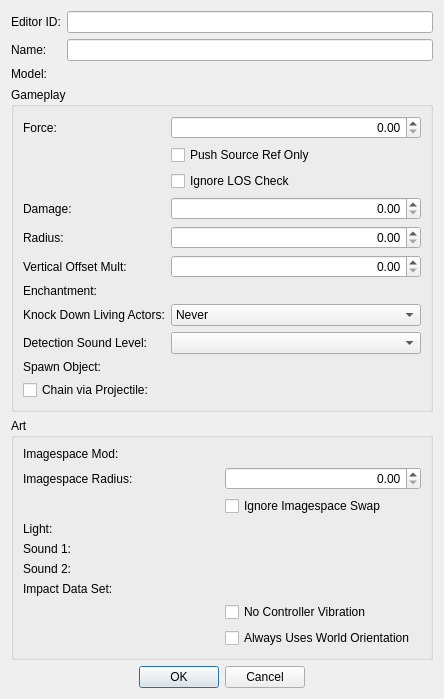
<?xml version="1.0" encoding="UTF-8"?>
<ui version="4.0">
 <class>FormDialogExplosion</class>
 <widget class="QDialog" name="FormDialogExplosion">
  <property name="windowTitle">
   <string>Explosion</string>
  </property>
  <layout class="QVBoxLayout" name="verticalLayout">
   <item>
    <layout class="QGridLayout" name="gridLayout">
     <item row="2" column="0">
      <widget class="QLabel" name="label_3">
       <property name="text">
        <string>Model:</string>
       </property>
       <property name="buddy">
        <cstring>model</cstring>
       </property>
      </widget>
     </item>
     <item row="0" column="0">
      <widget class="QLabel" name="label">
       <property name="text">
        <string>Editor ID:</string>
       </property>
       <property name="buddy">
        <cstring>editorID</cstring>
       </property>
      </widget>
     </item>
     <item row="1" column="0">
      <widget class="QLabel" name="label_2">
       <property name="text">
        <string>Name:</string>
       </property>
       <property name="buddy">
        <cstring>name</cstring>
       </property>
      </widget>
     </item>
     <item row="0" column="1">
      <widget class="QLineEdit" name="editorID"/>
     </item>
     <item row="1" column="1">
      <widget class="QLineEdit" name="name"/>
     </item>
     <item row="2" column="1">
      <widget class="DKFormNIFPicker" name="model"/>
     </item>
    </layout>
   </item>
   <item>
    <widget class="QGroupBox" name="groupBox">
     <property name="title">
      <string>Gameplay</string>
     </property>
     <layout class="QGridLayout" name="gridLayout_2">
      <item row="5" column="0">
       <widget class="QLabel" name="label_11">
        <property name="text">
         <string>Vertical Offset Mult:</string>
        </property>
        <property name="buddy">
         <cstring>verticalOffset</cstring>
        </property>
       </widget>
      </item>
      <item row="10" column="1">
       <widget class="DKFormPicker" name="chainProjectile">
        <property name="whatsThis">
         <string>This option is used for Chain Lightning and similar spells. If enabled, you can select a projectile to spawn for each &quot;bounce.&quot; The projectile you select here must be of the same type (beam, missile, etc.) as the projectile that originally spawned the explosion.</string>
        </property>
       </widget>
      </item>
      <item row="1" column="1">
       <widget class="QCheckBox" name="flagPushSourceOnly">
        <property name="whatsThis">
         <string>&lt;p&gt;If checked, the explosion will only physically displace the object that spawned it.&lt;/p&gt;
&lt;p&gt;This can be used to make destructible objects break apart with more flair: you can make an object blast apart slightly when destroyed, without influencing the objects around it, by setting its destruction stages to use an explosion with this box checked.&lt;/p&gt;</string>
        </property>
        <property name="text">
         <string>Push Source Ref Only</string>
        </property>
       </widget>
      </item>
      <item row="8" column="0">
       <widget class="QLabel" name="label_5">
        <property name="text">
         <string>Detection Sound Level:</string>
        </property>
        <property name="buddy">
         <cstring>detectionSoundLevel</cstring>
        </property>
       </widget>
      </item>
      <item row="4" column="1">
       <widget class="QDoubleSpinBox" name="radius">
        <property name="whatsThis">
         <string>The radius of the explosion's effect: any rigid body within this radius is pushed, and any ref within it may be damaged.</string>
        </property>
        <property name="alignment">
         <set>Qt::AlignRight|Qt::AlignTrailing|Qt::AlignVCenter</set>
        </property>
       </widget>
      </item>
      <item row="0" column="1">
       <widget class="QDoubleSpinBox" name="force">
        <property name="alignment">
         <set>Qt::AlignRight|Qt::AlignTrailing|Qt::AlignVCenter</set>
        </property>
       </widget>
      </item>
      <item row="3" column="1">
       <widget class="QDoubleSpinBox" name="damage">
        <property name="whatsThis">
         <string>The amount of damage that refs within the blast radius may receive.</string>
        </property>
        <property name="alignment">
         <set>Qt::AlignRight|Qt::AlignTrailing|Qt::AlignVCenter</set>
        </property>
       </widget>
      </item>
      <item row="8" column="1">
       <widget class="QComboBox" name="detectionSoundLevel">
        <property name="whatsThis">
         <string>Control how loud this explosion is for NPC AI.</string>
        </property>
       </widget>
      </item>
      <item row="9" column="1">
       <widget class="DKFormPicker" name="spawnObject">
        <property name="minimumSize">
         <size>
          <width>250</width>
          <height>0</height>
         </size>
        </property>
        <property name="whatsThis">
         <string>You can optionally spawn an object at the explosion's position, when the explosion itself spawns.</string>
        </property>
       </widget>
      </item>
      <item row="7" column="0">
       <widget class="QLabel" name="label_4">
        <property name="text">
         <string>Knock Down Living Actors:</string>
        </property>
        <property name="buddy">
         <cstring>knockdown</cstring>
        </property>
       </widget>
      </item>
      <item row="6" column="0">
       <widget class="QLabel" name="label_10">
        <property name="text">
         <string>Enchantment:</string>
        </property>
        <property name="buddy">
         <cstring>spell</cstring>
        </property>
       </widget>
      </item>
      <item row="0" column="0">
       <widget class="QLabel" name="label_6">
        <property name="text">
         <string>Force:</string>
        </property>
        <property name="buddy">
         <cstring>force</cstring>
        </property>
       </widget>
      </item>
      <item row="6" column="1">
       <widget class="DKFormPicker" name="spell">
        <property name="minimumSize">
         <size>
          <width>200</width>
          <height>0</height>
         </size>
        </property>
        <property name="whatsThis">
         <string>An enchantment whose effects will be applied to any actors within the blast radius. (Think of it like hitting those actors with an enchanted weapon, except the weapon is an explosion.)</string>
        </property>
       </widget>
      </item>
      <item row="10" column="0">
       <widget class="QCheckBox" name="flagChain">
        <property name="text">
         <string>Chain via Projectile:</string>
        </property>
       </widget>
      </item>
      <item row="5" column="1">
       <widget class="QDoubleSpinBox" name="verticalOffset">
        <property name="whatsThis">
         <string>An offset applied to the explosion's spawn location.</string>
        </property>
        <property name="alignment">
         <set>Qt::AlignRight|Qt::AlignTrailing|Qt::AlignVCenter</set>
        </property>
       </widget>
      </item>
      <item row="9" column="0">
       <widget class="QLabel" name="label_8">
        <property name="text">
         <string>Spawn Object:</string>
        </property>
        <property name="buddy">
         <cstring>spawnObject</cstring>
        </property>
       </widget>
      </item>
      <item row="3" column="0">
       <widget class="QLabel" name="label_7">
        <property name="text">
         <string>Damage:</string>
        </property>
        <property name="buddy">
         <cstring>damage</cstring>
        </property>
       </widget>
      </item>
      <item row="4" column="0">
       <widget class="QLabel" name="label_9">
        <property name="text">
         <string>Radius:</string>
        </property>
        <property name="buddy">
         <cstring>radius</cstring>
        </property>
       </widget>
      </item>
      <item row="7" column="1">
       <widget class="QComboBox" name="knockdown">
        <item>
         <property name="text">
          <string>Never</string>
         </property>
        </item>
        <item>
         <property name="text">
          <string>By Formula</string>
         </property>
        </item>
        <item>
         <property name="text">
          <string>NPCs Only</string>
         </property>
        </item>
        <item>
         <property name="text">
          <string>Always</string>
         </property>
        </item>
       </widget>
      </item>
      <item row="2" column="1">
       <widget class="QCheckBox" name="flagIgnoreLOS">
        <property name="whatsThis">
         <string>If checked, the explosion will ignore solid cover such as walls and static objects, displacing and potentially damaging objects behind cover.</string>
        </property>
        <property name="text">
         <string>Ignore LOS Check</string>
        </property>
       </widget>
      </item>
     </layout>
    </widget>
   </item>
   <item>
    <widget class="QGroupBox" name="groupBox_2">
     <property name="title">
      <string>Art</string>
     </property>
     <layout class="QGridLayout" name="gridLayout_3">
      <item row="1" column="1">
       <widget class="QDoubleSpinBox" name="imagespaceRadius">
        <property name="alignment">
         <set>Qt::AlignRight|Qt::AlignTrailing|Qt::AlignVCenter</set>
        </property>
       </widget>
      </item>
      <item row="5" column="1">
       <widget class="DKFormPicker" name="sound2">
        <property name="whatsThis">
         <string>You can set up to two sound effects to play during the explosion.</string>
        </property>
       </widget>
      </item>
      <item row="1" column="0">
       <widget class="QLabel" name="label_13">
        <property name="text">
         <string>Imagespace Radius:</string>
        </property>
        <property name="buddy">
         <cstring>imagespaceRadius</cstring>
        </property>
       </widget>
      </item>
      <item row="4" column="1">
       <widget class="DKFormPicker" name="sound1">
        <property name="whatsThis">
         <string>You can set up to two sound effects to play during the explosion.</string>
        </property>
       </widget>
      </item>
      <item row="7" column="1">
       <widget class="QCheckBox" name="flagNoRumble">
        <property name="text">
         <string>No Controller Vibration</string>
        </property>
       </widget>
      </item>
      <item row="2" column="1">
       <widget class="QCheckBox" name="flagIgnoreImagespaceSwap">
        <property name="whatsThis">
         <string>According to Bethesda's documentation, this overrides a &quot;close-proximity explosion optimization.&quot;</string>
        </property>
        <property name="text">
         <string>Ignore Imagespace Swap</string>
        </property>
       </widget>
      </item>
      <item row="3" column="1">
       <widget class="DKFormPicker" name="light"/>
      </item>
      <item row="4" column="0">
       <widget class="QLabel" name="label_15">
        <property name="text">
         <string>Sound 1:</string>
        </property>
        <property name="buddy">
         <cstring>sound1</cstring>
        </property>
       </widget>
      </item>
      <item row="5" column="0">
       <widget class="QLabel" name="label_16">
        <property name="text">
         <string>Sound 2:</string>
        </property>
        <property name="buddy">
         <cstring>sound2</cstring>
        </property>
       </widget>
      </item>
      <item row="3" column="0">
       <widget class="QLabel" name="label_14">
        <property name="text">
         <string>Light:</string>
        </property>
        <property name="buddy">
         <cstring>light</cstring>
        </property>
       </widget>
      </item>
      <item row="8" column="1">
       <widget class="QCheckBox" name="flagAlwaysWorldOrient">
        <property name="whatsThis">
         <string>Control whether the explosion is aligned with the ground at the point where it spaw</string>
        </property>
        <property name="text">
         <string>Always Uses World Orientation</string>
        </property>
       </widget>
      </item>
      <item row="0" column="0">
       <widget class="QLabel" name="label_12">
        <property name="text">
         <string>Imagespace Mod:</string>
        </property>
        <property name="buddy">
         <cstring>imagespaceMod</cstring>
        </property>
       </widget>
      </item>
      <item row="0" column="1">
       <widget class="DKFormPicker" name="imagespaceMod"/>
      </item>
      <item row="6" column="0">
       <widget class="QLabel" name="label_17">
        <property name="text">
         <string>Impact Data Set:</string>
        </property>
        <property name="buddy">
         <cstring>impactDataSet</cstring>
        </property>
       </widget>
      </item>
      <item row="6" column="1">
       <widget class="DKFormPicker" name="impactDataSet">
        <property name="whatsThis">
         <string>Control the impact effect that the explosion has on different materials as the blast radiates outward.</string>
        </property>
       </widget>
      </item>
     </layout>
    </widget>
   </item>
   <item>
    <layout class="QHBoxLayout" name="horizontalLayout">
     <item>
      <spacer name="horizontalSpacer">
       <property name="orientation">
        <enum>Qt::Horizontal</enum>
       </property>
       <property name="sizeHint" stdset="0">
        <size>
         <width>40</width>
         <height>20</height>
        </size>
       </property>
      </spacer>
     </item>
     <item>
      <widget class="QPushButton" name="buttonOK">
       <property name="text">
        <string>OK</string>
       </property>
      </widget>
     </item>
     <item>
      <widget class="QPushButton" name="buttonCancel">
       <property name="text">
        <string>Cancel</string>
       </property>
      </widget>
     </item>
     <item>
      <spacer name="horizontalSpacer_2">
       <property name="orientation">
        <enum>Qt::Horizontal</enum>
       </property>
       <property name="sizeHint" stdset="0">
        <size>
         <width>40</width>
         <height>20</height>
        </size>
       </property>
      </spacer>
     </item>
    </layout>
   </item>
  </layout>
 </widget>
 <customwidgets>
  <customwidget>
   <class>DKFormPicker</class>
   <extends>QWidget</extends>
   <header>widgets/DKFormPicker.h</header>
  </customwidget>
  <customwidget>
   <class>DKFormNIFPicker</class>
   <extends>QWidget</extends>
   <header>widgets/DKFormNIFPicker.h</header>
  </customwidget>
 </customwidgets>
 <tabstops>
  <tabstop>editorID</tabstop>
  <tabstop>name</tabstop>
  <tabstop>model</tabstop>
  <tabstop>force</tabstop>
  <tabstop>flagPushSourceOnly</tabstop>
  <tabstop>flagIgnoreLOS</tabstop>
  <tabstop>damage</tabstop>
  <tabstop>radius</tabstop>
  <tabstop>verticalOffset</tabstop>
  <tabstop>spell</tabstop>
  <tabstop>knockdown</tabstop>
  <tabstop>detectionSoundLevel</tabstop>
  <tabstop>spawnObject</tabstop>
  <tabstop>flagChain</tabstop>
  <tabstop>chainProjectile</tabstop>
  <tabstop>imagespaceMod</tabstop>
  <tabstop>imagespaceRadius</tabstop>
  <tabstop>flagIgnoreImagespaceSwap</tabstop>
  <tabstop>light</tabstop>
  <tabstop>sound1</tabstop>
  <tabstop>sound2</tabstop>
  <tabstop>impactDataSet</tabstop>
  <tabstop>flagNoRumble</tabstop>
  <tabstop>flagAlwaysWorldOrient</tabstop>
  <tabstop>buttonOK</tabstop>
  <tabstop>buttonCancel</tabstop>
 </tabstops>
 <resources/>
 <connections/>
</ui>
